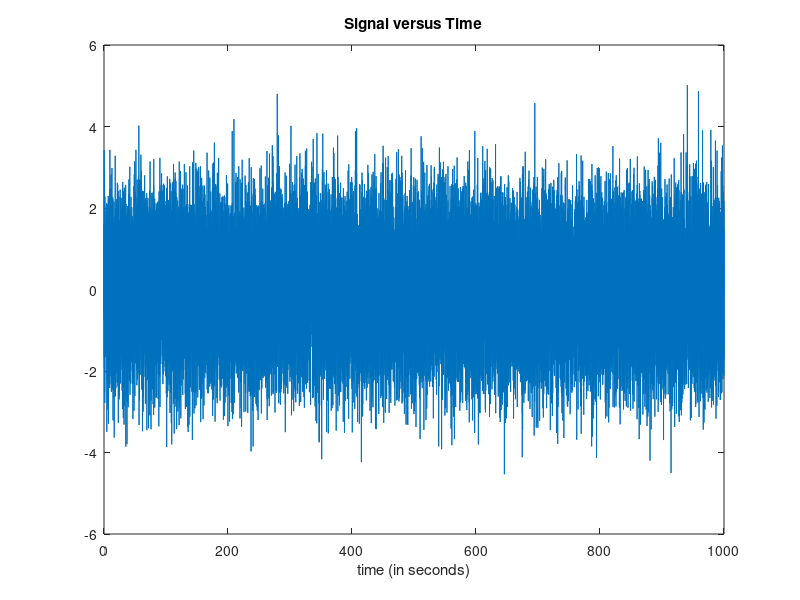

The MATLAB script that drew this image:
   %% Time specifications:
   Fs = 25;                   % samples per second
   dt = 1/Fs;                   % seconds per sample
   StopTime = 1000;             % seconds
   t = (0:dt:StopTime-dt)';     % seconds
   sigma=1              %noise
 
   %% Sine wave:
   Fc = 90/60;                     % hertz
   %x = sin(2*pi*Fc*t);
   random_d= randn(size(t));
   x = sin(2*pi*Fc*t);% +  sigma*random_d(t)  %add noise
   for iterator = 1:size(x)
       x(iterator)=x(iterator)+sigma*random_d(iterator);
   end
   % Plot the signal versus time:
   figure;
   plot(t,x);
   xlabel('time (in seconds)');
   title('Signal versus Time');
  % Stack=[(1:iterator)' t];